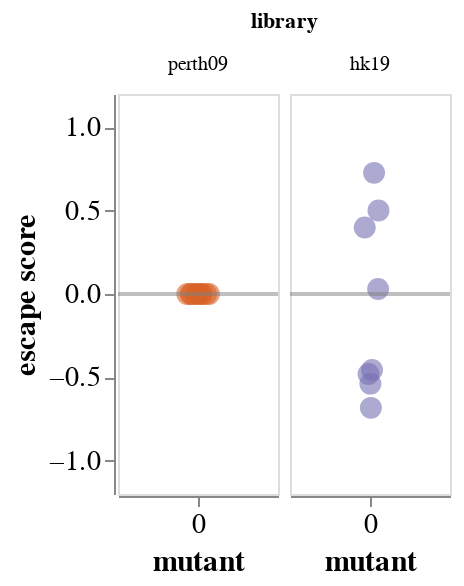

Notebook cell for this chart:
### Code cell
site_160 = make_aa_plot(df, site=160, aa_list=['K'])

# site_160.save(
#     'scratch_notebooks/figure_drafts/sitewise_escape/site_160-hk19.png',
#     scale_factor=2.0
# )

site_160

### Figure 1 — Vega-Lite specification as saved in the notebook (floating-point values rounded to 4 significant figures)
{"config": {"view": {"continuousWidth": 300, "continuousHeight": 300}, "axis": {"grid": false, "labelFontSize": 14, "titleFontSize": 15}, "range": {"category": ["#7671B3", "#D86327"]}}, "data": {"name": "data-481c0fba8dc596a7cd65df0fc40e4d80"}, "facet": {"field": "library", "sort": ["perth09", "hk19"], "type": "nominal"}, "spec": {"layer": [{"mark": {"type": "circle", "opacity": 0.6, "size": 120}, "encoding": {"color": {"field": "library", "legend": null, "type": "nominal"}, "detail": [{"field": "serum", "type": "nominal"}], "tooltip": [{"field": "serum", "type": "nominal"}, {"field": "library", "type": "nominal"}, {"field": "escape", "type": "quantitative"}], "x": {"axis": {"labelAngle": 0, "tickCount": 1, "values": [0]}, "field": "jittered_numeric_mutant", "scale": {"clamp": true, "domain": [-1, 1]}, "title": "mutant", "type": "quantitative"}, "y": {"axis": {"values": [-1, -0.5, 0, 0.5, 1]}, "field": "escape", "scale": {"clamp": true, "domain": [-1.1, 1.1]}, "title": "escape score", "type": "quantitative"}}}, {"data": {"name": "data-06fd9f850666401b4599de5588b60692"}, "mark": {"type": "rule", "color": "gray", "opacity": 0.5, "size": 2}, "encoding": {"y": {"field": "y", "type": "quantitative"}}}], "height": 200, "width": 80}, "columns": 2, "spacing": 2, "$schema": "https://vega.github.io/schema/vega-lite/v5.8.0.json", "datasets": {"data-481c0fba8dc596a7cd65df0fc40e4d80": [{"site": 160, "wildtype": "T", "mutant": "K", "escape": 0.5014, "serum": "3944", "cohort": "2-5 years", "library": "hk19", "numeric_mutant": 0, "jittered_numeric_mutant": 0.1058}, {"site": 160, "wildtype": "T", "mutant": "K", "escape": 0.0297, "serum": "2389", "cohort": "2-5 years", "library": "hk19", "numeric_mutant": 0, "jittered_numeric_mutant": 0.1015}, {"site": 160, "wildtype": "T", "mutant": "K", "escape": 0.3994, "serum": "2323", "cohort": "2-5 years", "library": "hk19", "numeric_mutant": 0, "jittered_numeric_mutant": -0.06596}, {"site": 160, "wildtype": "T", "mutant": "K", "escape": -0.48, "serum": "2388", "cohort": "2-5 years", "library": "hk19", "numeric_mutant": 0, "jittered_numeric_mutant": -0.01824}, {"site": 160, "wildtype": "T", "mutant": "K", "escape": -0.5379, "serum": "3973", "cohort": "2-5 years", "library": "hk19", "numeric_mutant": 0, "jittered_numeric_mutant": 0.004675}, {"site": 160, "wildtype": "T", "mutant": "K", "escape": -0.4561, "serum": "4299", "cohort": "2-5 years", "library": "hk19", "numeric_mutant": 0, "jittered_numeric_mutant": 0.02565}, {"site": 160, "wildtype": "T", "mutant": "K", "escape": -0.683, "serum": "4584", "cohort": "2-5 years", "library": "hk19", "numeric_mutant": 0, "jittered_numeric_mutant": 0.01089}, {"site": 160, "wildtype": "T", "mutant": "K", "escape": 0.7268, "serum": "2367", "cohort": "2-5 years", "library": "hk19", "numeric_mutant": 0, "jittered_numeric_mutant": 0.05079}, {"site": 160, "wildtype": "K", "mutant": "K", "escape": 0.0, "serum": "age 2.1 (Vietnam)", "cohort": "2-4 years", "library": "perth09", "numeric_mutant": 0, "jittered_numeric_mutant": -0.02917}, {"site": 160, "wildtype": "K", "mutant": "K", "escape": 0.0, "serum": "age 2.2 (Vietnam)", "cohort": "2-4 years", "library": "perth09", "numeric_mutant": 0, "jittered_numeric_mutant": -0.004098}, {"site": 160, "wildtype": "K", "mutant": "K", "escape": 0.0, "serum": "age 2.4 (Vietnam)", "cohort": "2-4 years", "library": "perth09", "numeric_mutant": 0, "jittered_numeric_mutant": -0.07776}, {"site": 160, "wildtype": "K", "mutant": "K", "escape": 0.0, "serum": "age 2.5 (Vietnam)", "cohort": "2-4 years", "library": "perth09", "numeric_mutant": 0, "jittered_numeric_mutant": -0.09292}, {"site": 160, "wildtype": "K", "mutant": "K", "escape": 0.0, "serum": "age 2.5b (Vietnam)", "cohort": "2-4 years", "library": "perth09", "numeric_mutant": 0, "jittered_numeric_mutant": 0.1008}, {"site": 160, "wildtype": "K", "mutant": "K", "escape": 0.0, "serum": "age 3.3 (Vietnam)", "cohort": "2-4 years", "library": "perth09", "numeric_mutant": 0, "jittered_numeric_mutant": 0.04078}, {"site": 160, "wildtype": "K", "mutant": "K", "escape": 0.0, "serum": "age 3.3b (Vietnam)", "cohort": "2-4 years", "library": "perth09", "numeric_mutant": 0, "jittered_numeric_mutant": -0.1342}, {"site": 160, "wildtype": "K", "mutant": "K", "escape": 0.0, "serum": "age 3.4 (Vietnam)", "cohort": "2-4 years", "library": "perth09", "numeric_mutant": 0, "jittered_numeric_mutant": 0.04245}, {"site": 160, "wildtype": "K", "mutant": "K", "escape": 0.0, "serum": "age 3.5 (Vietnam)", "cohort": "2-4 years", "library": "perth09", "numeric_mutant": 0, "jittered_numeric_mutant": 0.1364}], "data-06fd9f850666401b4599de5588b60692": [{"y": 0}]}}
